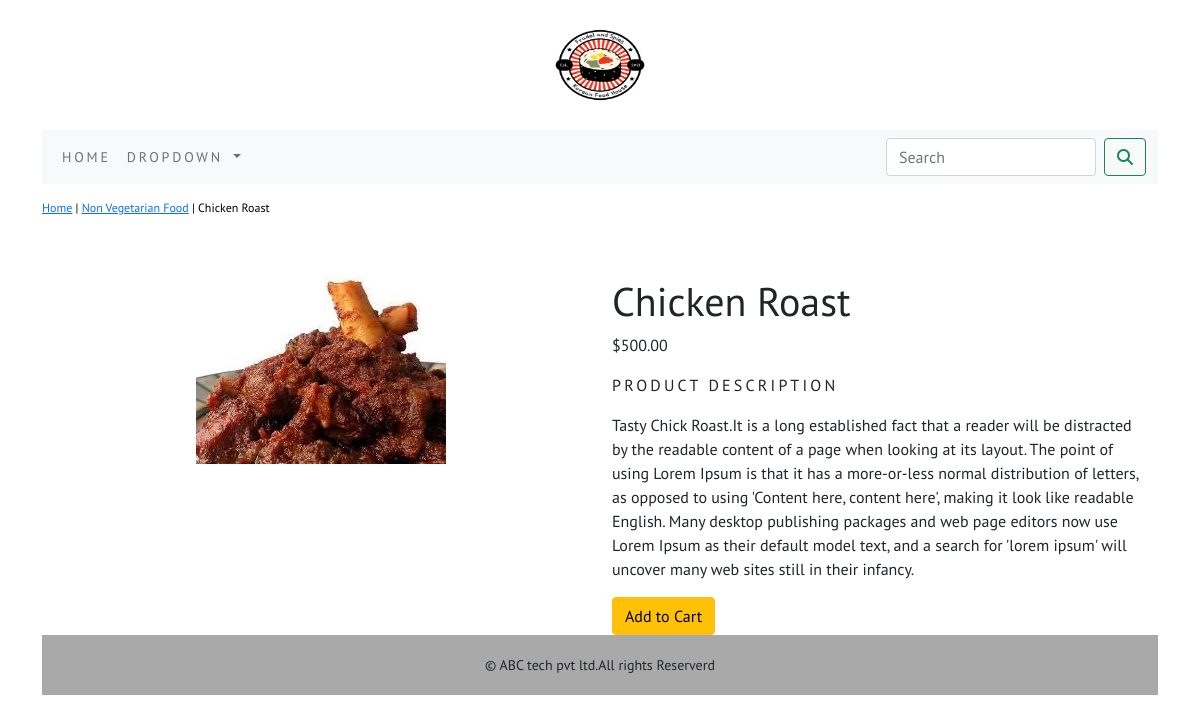
Page /shop/non-Vegetarian-Food/chicken-roast/ on the committed database.
### shop/models.py (models this page shows, shortened)
class Product(models.Model):
    name=models.CharField(max_length=250,unique=True)
    slug=models.SlugField(max_length=250,unique=True)
    description=models.TextField(blank=True)
    price=models.DecimalField(max_digits=10,decimal_places=2)
    category=models.ForeignKey(Category,on_delete=models.CASCADE)
    image=models.ImageField(upload_to='product',blank=True)
    stock=models.IntegerField()
    available=models.BooleanField(default=True)
    created=models.DateTimeField(auto_now_add=True)
    updated=models.DateTimeField(auto_now=True)
    class Meta:
        ordering=('name',)
        verbose_name='product'
        verbose_name_plural='products'

class Category(models.Model):
    name=models.CharField(max_length=250,unique=True)
    slug=models.SlugField(max_length=250,unique=True)
    description=models.TextField(blank=True)
    image=models.ImageField(upload_to='category',blank=True)
    class Meta:
        ordering=('name',)
        verbose_name='category'
        verbose_name_plural='categories'
    def get_url(self):
        return reverse('shop:products_by_category',args=[self.slug])
    def __str__(self):
        return '{}'.format(self.name)

### shop/views.py (the view)
# urls.py: path('<slug:c_slug>/<slug:product_slug>/',views.proDetail,name='prodCatdetail'),
def proDetail(request,c_slug,product_slug):
    try:
        product=Product.objects.get(category__slug=c_slug,slug=product_slug)
    except Exception as e:
        raise e
    return render(request,'product.html',{'product':product})

### cart/context_processors.py (called while the page is built)
def counter(request):
    item_count=0
    if 'admin' in request.path:
        return  {}
    else:
        try:
            cart=Cart.objects.filter(cart_id=cart_id(request))
            cart_items=CartItem.objects.all().filter(cart=cart[:1])
            for cart_item in cart_items:
                item_count += cart_item.quantity
        except Cart.DoesNotExist:
            item_count = 0
    return dict(item_count=item_count)

### cart/views.py (called while the page is built)
def cart_id(request):
    cart=request.session.session_key
    if not cart:
        cart=request.session.create()
    return cart

### shop/context_processors.py (called while the page is built)
def menu_links(request):
    links=Category.objects.all()
    return dict(links=links)

### templates/product.html (shortened to what this page needs)
{% extends 'base.html' %}
{% load static %}
{% block content %}
<div class="row my_prod_row_class">
    <div class="mx_auto" >
        <p><a href="{% url 'shop:allProdCat' %}">Home</a> | <a href="{{product.category.get_url}}">{{product.category}}</a> | {{product.name}} </p>
    </div>
</div>
<br>
<div class="container">
    <div class="row">
        <div class="col-12 col-sm-12 col-md-12 col-lg-6 text-center">
            <div style="min-width:18rem">
            <img src="{{product.image.url}}" alt="{{product.name}}">
        </div>
    </div>
        <div class="col-12 col-sm-12 col-md-12 col-lg-6">
            <div>
            <h1 class="my_prod_title">{{product.name}}</h1>
            <p>${{product.price}}</p>
            <p class="my_title">Product Description</p>
            <p class="text-justify my_prod_text">{{product.description}}</p>
            {% if product.stock <= 0 %}
            <p class="text-justify my_prod_text"><b>Out Of Stock</b></p>
            {% else %}
            <a class="btn btn-warning" href="{% url 'cart:add_cart' product.id %}">Add to Cart</a>
            {% endif %}
        </div>
    </div>
</div>
</div>
{% endblock %}

### static/css/custom.css (style rules this page uses)
body { font-family: 'PT Sans', sans-serif; }
.my_title { font-size:16px; text-transform:uppercase; letter-spacing:.2em; }
.my_prod_row_class { padding-top:15px; padding-bottom:20px; }
.my_prod_row_class .mx_auto { color:#000;font-size:12px; text-decoration:none; }

### rows in the picture
Product: category "Non Vegetarian Food", name "Chicken Roast", image (picture), price "500.00", description "Tasty Chick Roast.It is a long established fact that a reader will be distracted by the readable content of a page when looking at its layout. The point of using Lorem Ipsum is that it has a more-or-less normal distribution of letters, as opposed to using 'Content here, content here', making it look like readable English. Many desktop publishing packages and web page editors now use Lorem Ipsum as their default model text, and a search for 'lorem ipsum' will uncover many web sites still in their infancy."
